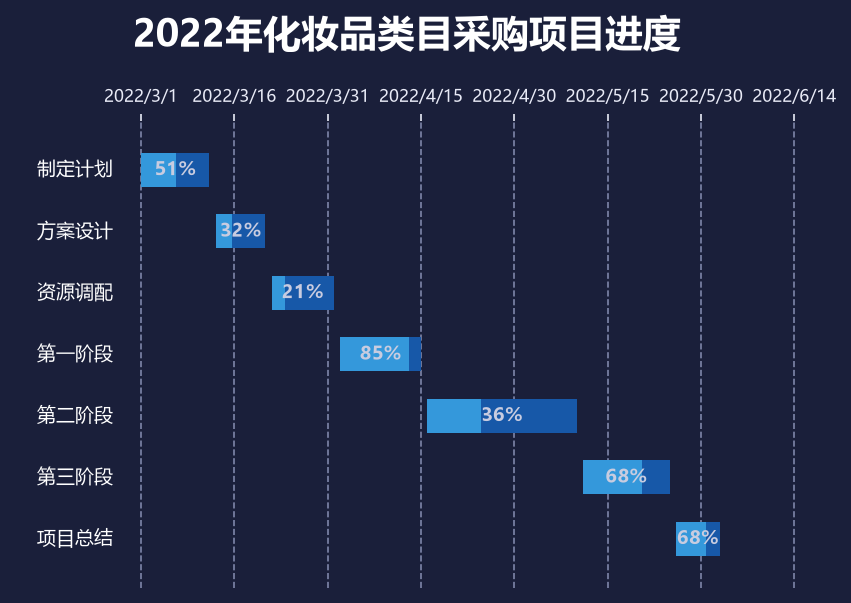

Write Python code to recreate this figure.
# -*- coding: utf-8 -*-
import matplotlib
matplotlib.use('Agg')
import matplotlib.pyplot as plt
import matplotlib.dates as mdates
from matplotlib.patches import FancyBboxPatch
import matplotlib.font_manager as fm
from datetime import datetime
import numpy as np

plt.rcParams['font.sans-serif'] = ['Microsoft YaHei', 'SimHei', 'DejaVu Sans']
plt.rcParams['axes.unicode_minus'] = False

tasks = [
    ("制定计划", "2022/3/1",  "2022/3/12", 51),
    ("方案设计", "2022/3/13", "2022/3/21", 32),
    ("资源调配", "2022/3/22", "2022/4/1",  21),
    ("第一阶段", "2022/4/2",  "2022/4/15", 85),
    ("第二阶段", "2022/4/16", "2022/5/10", 36),
    ("第三阶段", "2022/5/11", "2022/5/25", 68),
    ("项目总结", "2022/5/26", "2022/6/2",  68),
]

BG_COLOR     = "#1A1F3A"
BAR_COLOR    = "#3498DB"
BAR_LIGHT    = "#1758A8"
GRID_COLOR   = "#a8b0d8"
TEXT_COLOR   = "#ffffff"
TITLE_COLOR  = "#ffffff"
AXIS_COLOR   = "#e8eaf6"
VALUE_COLOR  = "#C8CCE0"

fig_w = 14.68 / 2.54
fig_h = 10.47 / 2.54
fig, ax = plt.subplots(figsize=(fig_w, fig_h), dpi=150, facecolor=BG_COLOR)
ax.set_facecolor(BG_COLOR)

n = len(tasks)
bar_height = 0.55
y_positions = list(range(n))[::-1]

tick_labels = ["2022/3/1", "2022/3/16", "2022/3/31", "2022/4/15",
               "2022/4/30", "2022/5/15", "2022/5/30", "2022/6/14"]
axis_start = datetime.strptime("2022/3/1", "%Y/%m/%d")
span_days = 15

def date_pos(d):
    return (d - axis_start).days / span_days

for i, (name, start, end, pct) in enumerate(tasks):
    s = datetime.strptime(start, "%Y/%m/%d")
    e = datetime.strptime(end,   "%Y/%m/%d")
    y = y_positions[i]
    left = date_pos(s)
    width = date_pos(e) - left

    ax.barh(y, width, left=left, height=bar_height,
            color=BAR_LIGHT, edgecolor="none", zorder=3)

    done_width = width * pct / 100.0
    ax.barh(y, done_width, left=left, height=bar_height,
            color=BAR_COLOR, edgecolor="none", zorder=4)

    ax.text(left + width/2, y, f"{pct}%",
            ha="center", va="center", color=VALUE_COLOR,
            fontsize=9, fontweight="bold", zorder=5)

    ax.text(-0.3, y, name, ha="right", va="center",
            color=TEXT_COLOR, fontsize=9, zorder=5)

ax.set_yticks([])
ax.set_ylim(-0.8, n - 0.2)

ax.set_xlim(-1.35, 7.05)
ax.set_xticks(range(len(tick_labels)))
ax.set_xticklabels(tick_labels)
ax.xaxis.tick_top()
ax.tick_params(axis="x", colors=AXIS_COLOR, labelsize=8)
for label in ax.get_xticklabels():
    label.set_rotation(0)

ax.grid(axis="x", color=GRID_COLOR, linestyle="--", linewidth=0.8, alpha=0.7, zorder=1)
ax.set_axisbelow(True)

for spine in ax.spines.values():
    spine.set_visible(False)

ax.set_title("2022年化妆品类目采购项目进度", color=TITLE_COLOR,
             fontsize=18, fontweight="bold", pad=20)

plt.tight_layout()
plt.savefig("甘特图样例.png", dpi=150, facecolor=BG_COLOR, bbox_inches="tight")
plt.show()
print("已生成: 甘特图样例.png")
